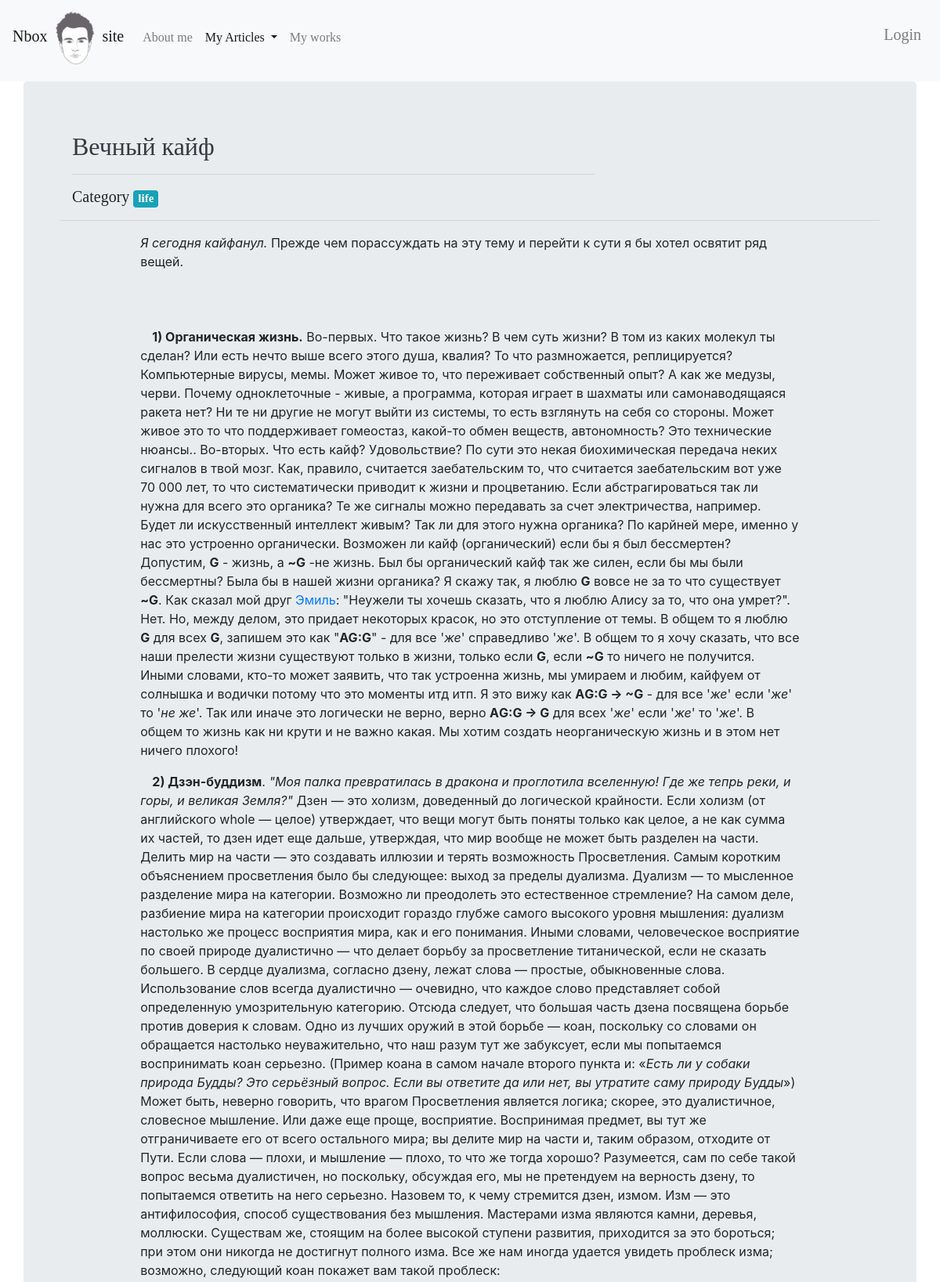
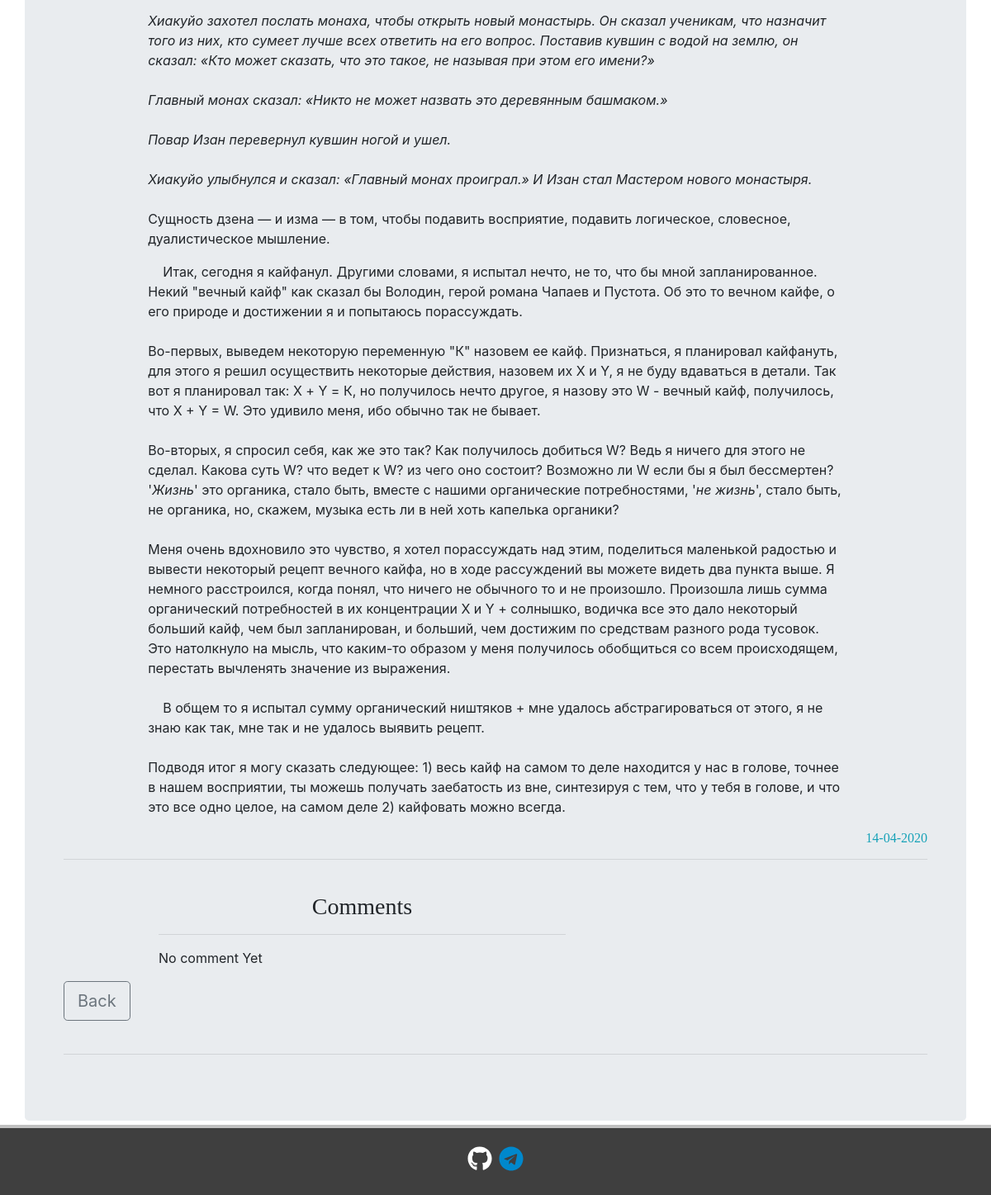
The page /articles/5/ on the database its author committed (2 pictures, top to bottom).
### articles/models.py (models this page shows, shortened)
class Articles(models.Model):
    title = models.CharField(
        max_length=120,
        verbose_name='Title')
    content = RichTextField(blank=True, null=True)
    category = models.CharField(max_length=255, default='life')
    date = models.DateTimeField(verbose_name='Publication date')
    class Meta:
        verbose_name = 'Article'
        verbose_name_plural = 'Articles'

### articles/views.py (the view, shortened to what this page needs)
# urls.py: path('<int:pk>/', ArticleView.as_view(), name='article'),
class ArticleView(DetailView, CreateView):
    template_name = 'articles/article_page.html'
    model = Articles
    form_class = AddCommentForm
    def get_context_data(self, *args, **kwargs):
        context = super().get_context_data(*args, **kwargs)
        context['categories'] = Category.objects.all()
        return context

### articles/models.py (called while the page is built)
    def __str__(self):
        return self.name

### articles/templates/articles/article_page.html (shortened to what this page needs)
{% extends "home/wrapper.html" %}
{% load static %}
{% block ar %} active {% endblock %}
{% block content %}
    <div class="col-md-8">
        <h2 class="text-dark">
            {{ articles.title }}
        </h2><hr>
        <h5>
            Category
            <a href="{% url 'category' articles.category|slugify %}" class="badge badge-info">
                {{ articles.category }}
            </a>
        </h5>
    </div><hr>
    <div class="container col-md-10">
        <p>
            {{ articles.content|safe|linebreaks }}
        </p>
    </div>
    <h6 class="text-info" align="right">
        {{ articles.date|date:"d-m-Y" }}
    </h6><hr><br>
    <div class="container" style="margin-left: 100px">
        <div class="row">
            <div class="col-md-6">
                <a name="redirect_after_post_a_comment">
                    <h3 align="center">
                        Comments
                    </h3><hr>
                </a>
                {% if not articles.comments.all %}
                    <p>
                        No comment Yet
                    </p>
                {% endif %}
            </div>
        </div>
    </div>
    <a href="{% url 'articles' %}">
        <button type="button" class="btn btn-outline-secondary btn-lg">
            Back
        </button>
    </a><br><br>
    <hr>
{% endblock content %}

### home/static/home/base.css (style rules this page uses)
body { padding-bottom: 90px; position: relative; min-height: 100vh; }
h1, h2, h3, h4, h5, h6 { font-family: Geneva; }

### rows shown on the page
Articles: title "Вечный кайф", category "life", content "Я сегодня кайфанул. Прежде чем порассуждать на эту тему и перейти к сути я бы хотел освятит ряд вещей. 1) Органическая жизнь. Во-первых. Что такое жизнь? В чем суть жизни? В том из каких молекул ты сделан? Или есть нечто выше всего этого душа, квалия? То что размножается, реплицируется? Компьютерные вирусы, мемы. Может живое то, что переживает собственный опыт? А как же медузы, черви. Почему одноклеточные - живые, а программа, которая играет в шахматы или самонаводящаяся ракета нет? Ни те ни другие не могут выйти из системы, то есть взглянуть на себя со стороны. Может живое это то что поддерживает гомеостаз, какой-то обмен веществ, автономность? Это технические нюансы.. Во-вторых. Что есть…", date "14-04-2020"
